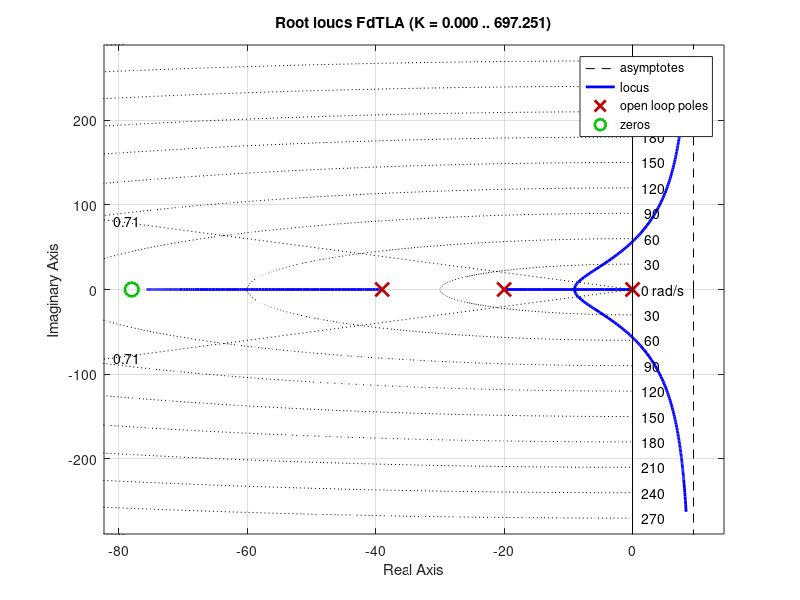
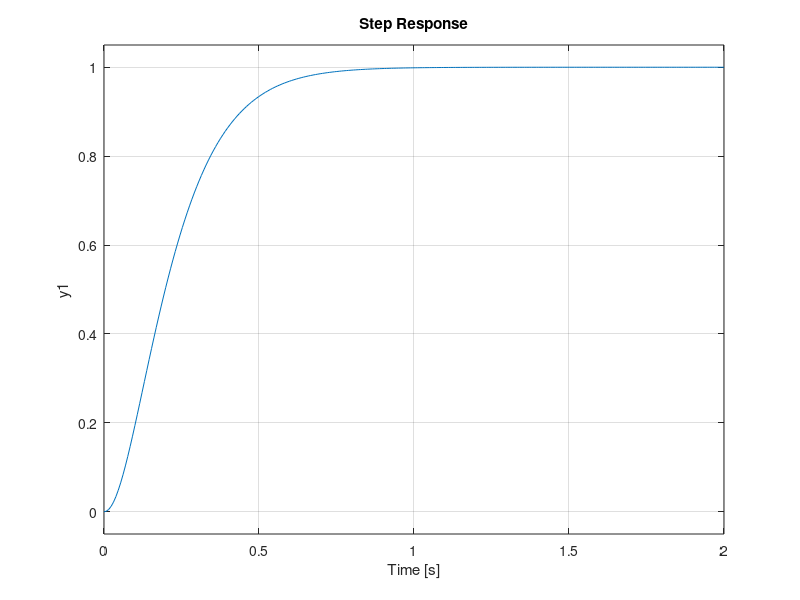
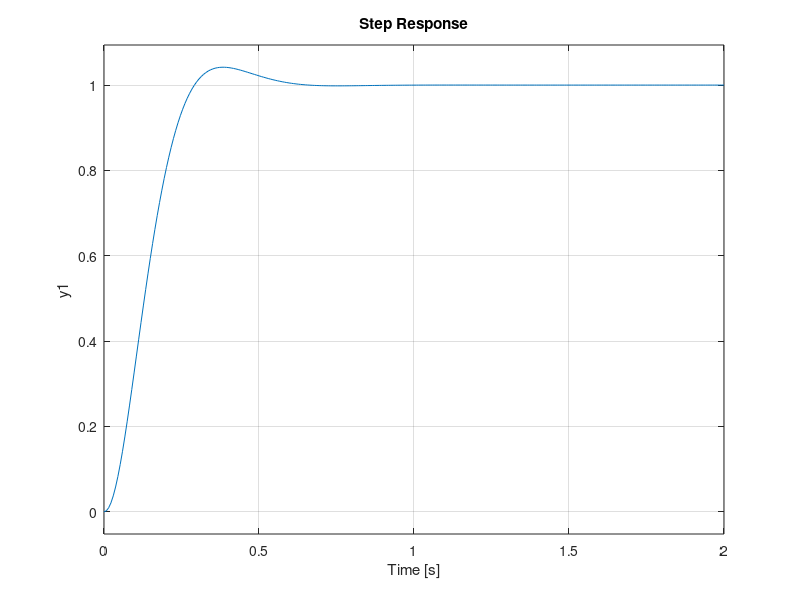
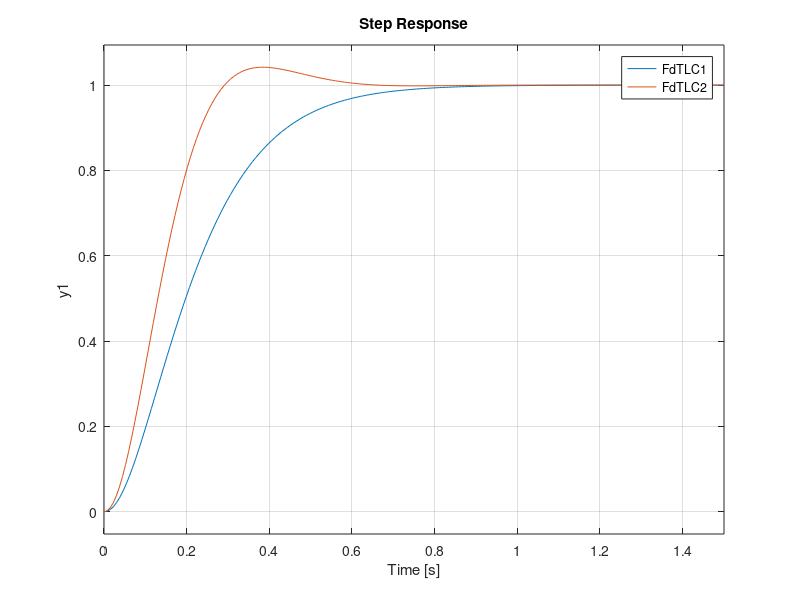

Write MATLAB code to recreate these figures, in order.
# P2 - EJERCICIO 4: COMPENSADOR PI
clear all; close all; clc
pkg load control

s = tf('s');

# Requerimientos:
# CASO 1: SIN SOBREPASAMIENTO
# - Respuesta criticamente amortiguada -> raices reales e iguales
# - Tiempo de establecimiento ts minimo

# CASO 2: SOBREPASAMIENTO MAX 4%
# - Respuesta sobreamortiguada -> raices reales y distintas
# - Tiempo de establecimiento ts minimo
psita = 0.707

# COMPENSADOR PI = Kp * (s+1/Ti)/s

# A) FdT PLANTA:
G =  (96*s+7488) / (s^3+64*s^2+1075*s+3900)

# B) FdT DEL PI:
# 1. Polo dominante
pole(G)
Pd = -5;
Ti = -1/Pd

# 2. PI sin Kp
PI = (s+1/Ti)/s

# C) FdTLA:
FdTLA = minreal(PI*G)

# D) L.R DE LA FdTLA:
figure(1)
rlocus(FdTLA);
sgrid(psita, [])


# CASO 1: SIN SOBREPASAMIENTO
# 1. Punto de Diseño
s1 = -9.06;

# 2. Ganancia K: Aplico condicion de modulo con FdTLA
Kp1 = 1/abs((96*s1+7488) / (s1^3+59*s1^2+780*s1))

# 3. PI con Kp
PI1 = Kp1*PI;

# E) VALIDACION Y SIMULACION:
FdTLC1 = minreal(feedback(PI1*G, 1))
pole(FdTLC1)
figure(2)
step(FdTLC1, 2)


# CASO 2: SOBREPASAMIENTO MAX 4%
# 1. Punto de Diseño
s2 = -8.49+8.51*i;

# 2. Ganancia K: Aplico condicion de modulo con FdTLA
Kp2 = 1/abs((96*s2+7488) / (s2^3+59*s2^2+780*s2))

# 3. PI con Kp
PI2 = Kp2*PI;

# E) VALIDACION Y SIMULACION:
FdTLC2 = minreal(feedback(PI2*G, 1))
pole(FdTLC2)
figure(3)
step(FdTLC2, 2)

# Comparo ambos juntos
figure(4)
step(FdTLC1, FdTLC2, 1.5)
